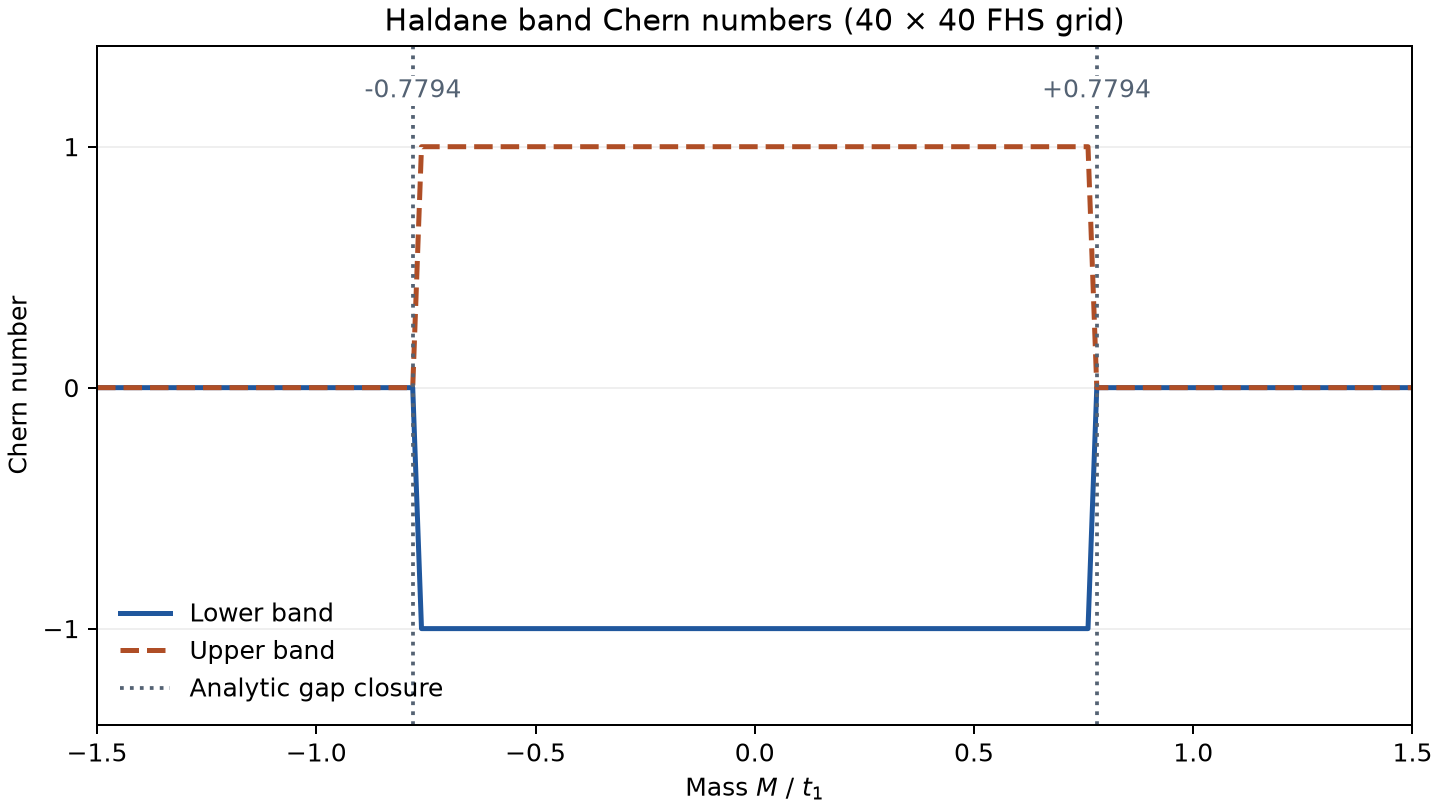

Write the Python code that produced this figure.
"""M2: compute lower and upper band Chern numbers by the FHS algorithm.

Reuse M1's Hamiltonian and Brillouin zone grid in a periodic sublattice basis.
Check integer Chern numbers, cancellation between bands and the transition
near the M1 bulk gap closure.
"""

from pathlib import Path

import numpy as np

from haldane import (
    CRITICAL_MASS, MASS_MAX, MASS_MIN, MASS_SCAN_POINTS, NEAREST, PHI, T1, T2,
    brillouin_zone_grid, hamiltonian,
)
GRID_SIZE = 40


def periodic_hamiltonian(k, mass):
    """Express the M1 Hamiltonian in a reciprocal-periodic sublattice basis."""
    matrix = hamiltonian(k, mass=mass, t1=T1, t2=T2, phi=PHI)
    # Reference each A-to-B hopping to δ1, so δi − δ1 is a Bravais vector.
    matrix[..., 0, 1] *= np.exp(-1j * (k @ NEAREST[0]))
    matrix[..., 1, 0] = matrix[..., 0, 1].conj()
    return matrix


def link_variable(states, axis):
    """Evaluate the normalized forward overlap, wrapping the specified axis."""
    neighbor = np.roll(states, -1, axis=axis)
    overlap = np.sum(states.conj() * neighbor, axis=-1)
    magnitude = np.abs(overlap)
    if np.any(magnitude <= 1e-14):
        raise ValueError("FHS link overlap is zero to numerical precision. Use a finer grid.")
    return overlap / magnitude


def fhs_chern(states):
    """Sum the principal plaquette phases for one band of shape (n, n, 2)."""
    u1 = link_variable(states, axis=0)
    u2 = link_variable(states, axis=1)
    plaquette = u1 * np.roll(u2, -1, axis=0) * np.roll(u1, -1, axis=1).conj() * u2.conj()
    return float(np.angle(plaquette).sum() / (2 * np.pi))


def band_chern_numbers(mass, n):
    """Diagonalize once and evaluate the two band columns independently."""
    if n < 2:
        raise ValueError("The grid must have at least two points per direction.")
    # Band-resolved Chern numbers are undefined at the gap closure, even
    # when the chosen grid does not sample the valley exactly.
    if np.isclose(abs(mass), CRITICAL_MASS, rtol=0, atol=1e-12):
        return np.nan, np.nan

    k = brillouin_zone_grid(n)
    _, eigenvectors = np.linalg.eigh(periodic_hamiltonian(k, mass))
    return fhs_chern(eigenvectors[..., :, 0]), fhs_chern(eigenvectors[..., :, 1])


def chern_number(mass, n=GRID_SIZE, band=0):
    """Return the raw FHS sum for band 0 (lower) or 1 (upper), or NaN at closure."""
    if band not in (0, 1):
        raise ValueError("Select band 0 (lower) or 1 (upper).")
    return band_chern_numbers(mass, n)[band]


def main():
    import matplotlib.pyplot as plt

    masses = np.linspace(MASS_MIN, MASS_MAX, MASS_SCAN_POINTS)
    chern = np.array([band_chern_numbers(mass, GRID_SIZE) for mass in masses])
    print("     M     C_lower    C_upper        Sum")
    for mass in (-1.0, -0.5, 0.0, 0.5, 1.0):
        index = np.argmin(np.abs(masses - mass))
        lower, upper = chern[index]
        # Round only for display to avoid printing numerical noise as -0.
        print(f"{mass:+6.1f} {round(lower):+11d} {round(upper):+10d} {round(lower + upper):+10d}")

    figure, axis = plt.subplots(figsize=(8, 4.5), layout="constrained")
    # Join the actual mass samples, so each sloped transition spans one scan step.
    axis.plot(masses, chern[:, 0], color="#20579d", lw=2, label="Lower band")
    axis.plot(masses, chern[:, 1], color="#af4e26", lw=2, ls="--", label="Upper band")
    for mass in (-CRITICAL_MASS, CRITICAL_MASS):
        axis.axvline(mass, color="#546273", ls=":", lw=1.5,
                     label="Analytic gap closure" if mass < 0 else None)
        axis.text(mass, 1.18, f"{mass:+.4f}", color="#546273", ha="center", va="bottom",
                  bbox={"facecolor": "white", "edgecolor": "none", "pad": 1})
    axis.set(
        title=f"Haldane band Chern numbers ({GRID_SIZE} × {GRID_SIZE} FHS grid)",
        xlabel=r"Mass $M$ / $t_1$",
        ylabel="Chern number",
        xlim=(masses[0], masses[-1]),
        ylim=(-1.4, 1.42),
        yticks=[-1, 0, 1],
    )
    axis.grid(axis="y", alpha=0.2)
    axis.legend(loc="lower left", frameon=False)
    figure.savefig(Path(__file__).with_name("m2_chern.png"), dpi=180)
    plt.close(figure)


if __name__ == "__main__":
    main()
